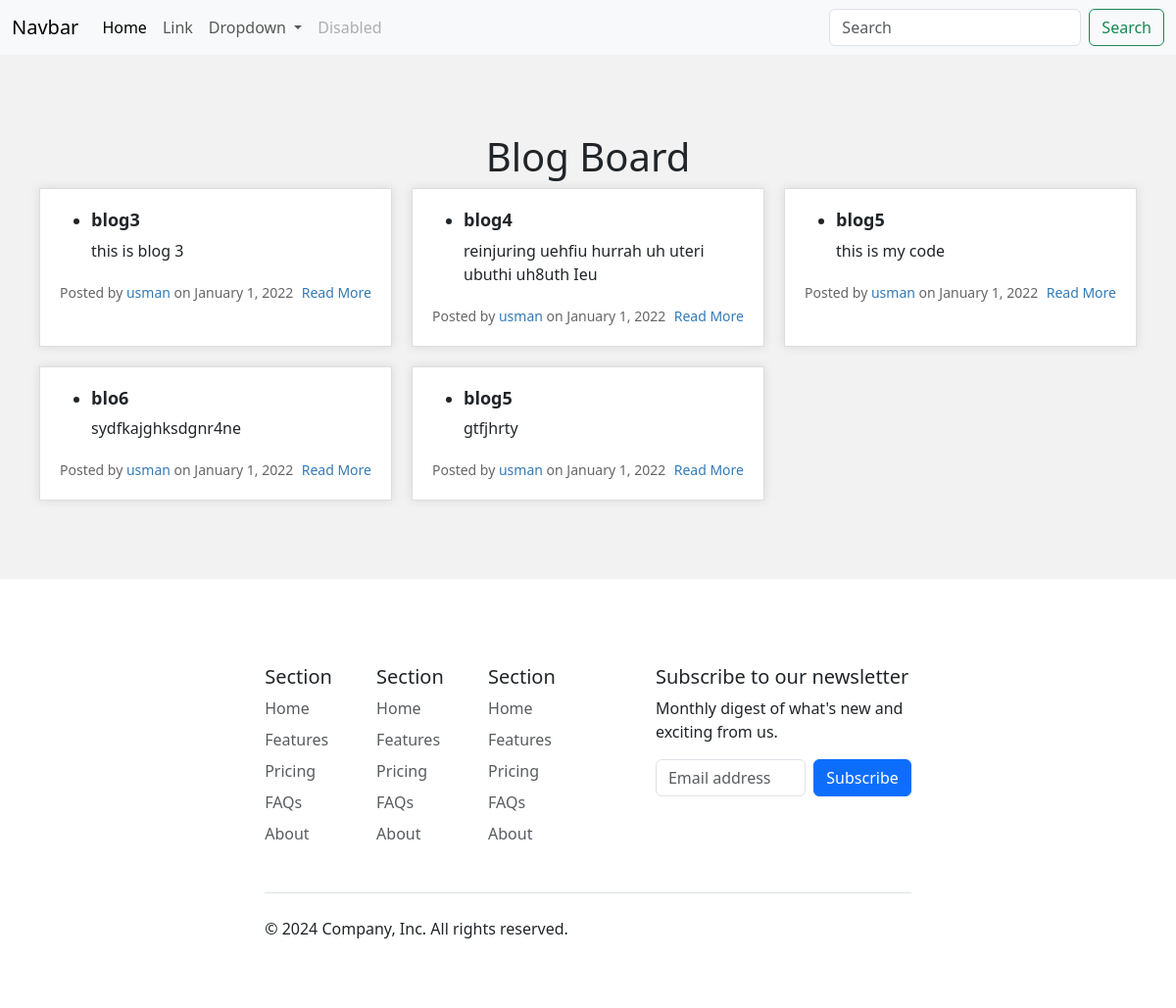
The page / on the database its author committed.
### blogs/models.py (models this page shows)
class Blog(models.Model):
    author = models.ForeignKey(settings.AUTH_USER_MODEL, on_delete=models.CASCADE)
    title = models.CharField(max_length=200)
    content = models.TextField()  # Ensure this is defined

### blogs/views.py (the view)
# urls.py: path('', home, name='home'),
def home(request):
    posts_list = Blog.objects.all()
    return render(request, 'index.html',{
        'blogs':posts_list,
    }
    )

### blogs/templates/index.html (shortened to what this page needs)
{% extends 'layout.html' %}
{% block content %}
<section class="main-section">
    <div class="container">
        <h1>Blog Board</h1>
        <div class="blog-posts">
            {% for blog in blogs %}
            <div class="blog-post">
                <ul>
                    <li>
                        <h2>
                            {{ blog.title }}
                        </h2>
                        <p>
                            {{ blog.content }}
                        </p>
                    </li>
                </ul>
                <div class="post-meta">
                    <span>Posted by <a href="#">{{ blog.author }}</a> on <time datetime="2022-01-01">January 1,
                            2022</time></span>
                    <span><a href="#">Read More</a></span>
                </div>
            </div>
            {% endfor %}
        </div>
    </div>
</section>
{% endblock content %}

### blogs/templates/layout.html (shortened to what this page needs)
{% load static %}
<!DOCTYPE html>
<html lang="en">
<head>
    <link href="https://cdn.jsdelivr.net/npm/bootstrap@5.3.3/dist/css/bootstrap.min.css" rel="stylesheet">
    <link rel="stylesheet" href="{% static 'style.css' %}">
</head>
<body>
    <header>
        <nav class="navbar navbar-expand-lg bg-body-tertiary">
            <div class="container-fluid">
              <a class="navbar-brand" href="#">Navbar</a>
              <div class="collapse navbar-collapse" id="navbarSupportedContent">
                <ul class="navbar-nav me-auto mb-2 mb-lg-0">
                  <li class="nav-item">
                    <a class="nav-link active" aria-current="page" href="#">Home</a>
                  </li>
                  <li class="nav-item">
                    <a class="nav-link" href="#">Link</a>
                  </li>
                  <li class="nav-item dropdown">
                    <a class="nav-link dropdown-toggle" href="#" role="button" data-bs-toggle="dropdown" aria-expanded="false">
                      Dropdown
                    </a>
                  </li>
                  <li class="nav-item">
                    <a class="nav-link disabled" aria-disabled="true">Disabled</a>
                  </li>
                </ul>
                <form class="d-flex" role="search">
                  <input class="form-control me-2" type="search" placeholder="Search" aria-label="Search">
                  <button class="btn btn-outline-success" type="submit">Search</button>
                </form>
              </div>
            </div>
          </nav>
    </header>
    <main>
        {% block content %}
        {% endblock content %}
    </main>
    <footer>
        <div class="container">
            <footer class="py-5">
              <div class="row">
                <div class="col-6 col-md-2 mb-3">
                  <h5>Section</h5>
                  <ul class="nav flex-column">
                    <li class="nav-item mb-2"><a href="#" class="nav-link p-0 text-body-secondary">Home</a></li>
                    <li class="nav-item mb-2"><a href="#" class="nav-link p-0 text-body-secondary">Features</a></li>
                    <li class="nav-item mb-2"><a href="#" class="nav-link p-0 text-body-secondary">Pricing</a></li>
                    <li class="nav-item mb-2"><a href="#" class="nav-link p-0 text-body-secondary">FAQs</a></li>
                    <li class="nav-item mb-2"><a href="#" class="nav-link p-0 text-body-secondary">About</a></li>
                  </ul>
                </div>
                <div class="col-6 col-md-2 mb-3">
                  <h5>Section</h5>
                  <ul class="nav flex-column">
                    <li class="nav-item mb-2"><a href="#" class="nav-link p-0 text-body-secondary">Home</a></li>
                    <li class="nav-item mb-2"><a href="#" class="nav-link p-0 text-body-secondary">Features</a></li>
                    <li class="nav-item mb-2"><a href="#" class="nav-link p-0 text-body-secondary">Pricing</a></li>
                    <li class="nav-item mb-2"><a href="#" class="nav-link p-0 text-body-secondary">FAQs</a></li>
                    <li class="nav-item mb-2"><a href="#" class="nav-link p-0 text-body-secondary">About</a></li>
                  </ul>
                </div>
                <div class="col-6 col-md-2 mb-3">
                  <h5>Section</h5>
                  <ul class="nav flex-column">
                    <li class="nav-item mb-2"><a href="#" class="nav-link p-0 text-body-secondary">Home</a></li>
                    <li class="nav-item mb-2"><a href="#" class="nav-link p-0 text-body-secondary">Features</a></li>
                    <li class="nav-item mb-2"><a href="#" class="nav-link p-0 text-body-secondary">Pricing</a></li>
                    <li class="nav-item mb-2"><a href="#" class="nav-link p-0 text-body-secondary">FAQs</a></li>
                    <li class="nav-item mb-2"><a href="#" class="nav-link p-0 text-body-secondary">About</a></li>
                  </ul>
                </div>
                <div class="col-md-5 offset-md-1 mb-3">
                  <form>
                    <h5>Subscribe to our newsletter</h5>
                    <p>Monthly digest of what's new and exciting from us.</p>
                    <div class="d-flex flex-column flex-sm-row w-100 gap-2">
                      <input id="newsletter1" type="text" class="form-control" placeholder="Email address">
                      <button class="btn btn-primary" type="button">Subscribe</button>
                    </div>
                  </form>
                </div>
              </div>
              <div class="d-flex flex-column flex-sm-row justify-content-between py-4 my-4 border-top">
                <p>© 2024 Company, Inc. All rights reserved.</p>
                <ul class="list-unstyled d-flex">
                  <li class="ms-3"><a class="link-body-emphasis" href="#"><svg class="bi" width="24" height="24"><use xlink:href="#twitter"></use></svg></a></li>
                  <li class="ms-3"><a class="link-body-emphasis" href="#"><svg class="bi" width="24" height="24"><use xlink:href="#instagram"></use></svg></a></li>
                  <li class="ms-3"><a class="link-body-emphasis" href="#"><svg class="bi" width="24" height="24"><use xlink:href="#facebook"></use></svg></a></li>
                </ul>
              </div>
            </footer>
          </div>
    </footer>
</body>
</html>

### blogs/static/style.css (style rules this page uses)
.main-section { background-color: #f2f2f2; padding: 40px 0; }
.container { max-width: 1200px; margin: 0 auto; padding: 40px; display: flex; flex-direction: column; align-items: center; }
.blog-posts { display: grid; grid-template-columns: repeat(3, 1fr); grid-gap: 20px; }
.blog-post { background-color: #fff; padding: 20px; border: 1px solid #ddd; box-shadow: 0 0 10px rgba(0, 0, 0, 0.1); transition: all 0.3s ease-in-out; }
.blog-post h2 { font-weight: bold; margin-top: 0; font-size: 18px; }
.blog-post p { font-size: 16px; line-height: 1.5; margin-bottom: 20px; }
.post-meta { display: flex; justify-content: space-between; font-size: 14px; color: #666; }
.post-meta a { color: #337ab7; text-decoration: none; }

### rows shown on the page
Blog: title "blog3", content "this is blog 3", author "usman"
Blog: title "blog4", content "reinjuring uehfiu hurrah uh uteri ubuthi uh8uth Ieu", author "usman"
Blog: title "blog5", content "this is my code", author "usman"
Blog: title "blo6", content "sydfkajghksdgnr4ne", author "usman"
Blog: title "blog5", content "gtfjhrty", author "usman"
